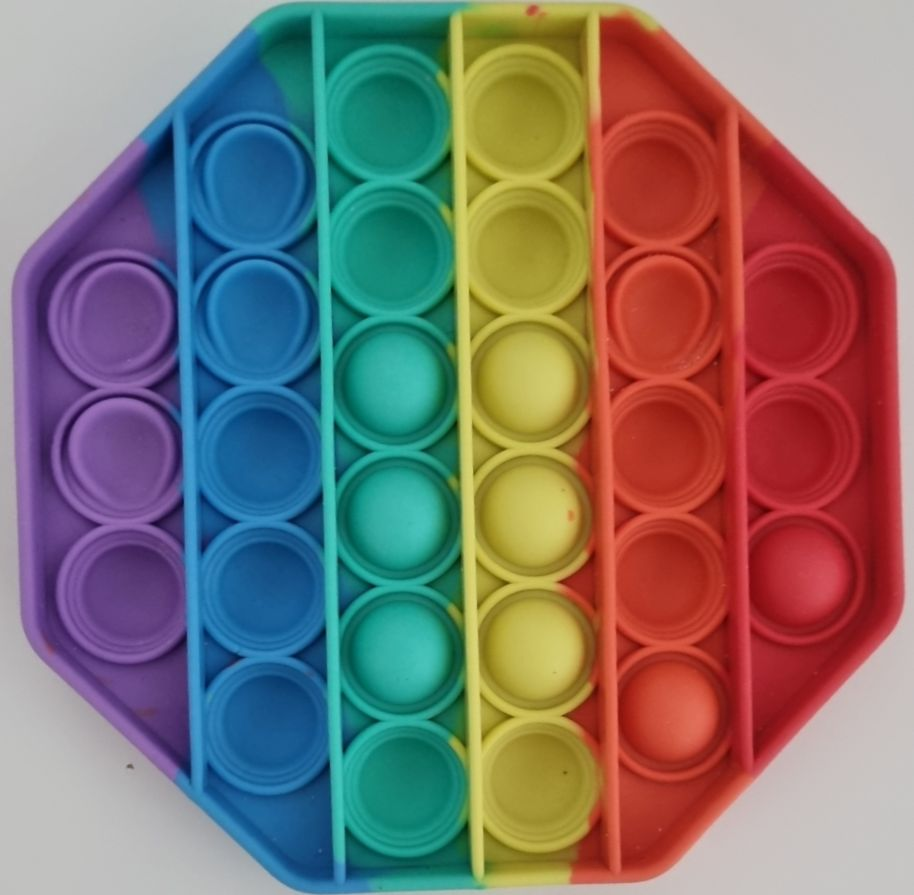
#> input picture pop_resize_013.jpg, 914 x 895 px
$ python real_real_final.py
#> lines starting #> are read from the running program, lines starting #| are printed output that depends on the picture; after the words box and inside, x2 and y2 are one past the last pixel; in counts of white or black regions, pixels touching at a corner belong together
# -*- coding: utf-8 -*-
"""
Created on Fri Nov 26 03:18:30 2021

@author: Coding
"""
#========================================Library import========
import cv2 # opencv import
import numpy as np # numpy import
#========================================Library import========

# 이미지 열기
filename = "pop_resize_013.jpg" # 입력 이미지 파일명을 적으세요.

#========================================create List data======
prediction = [0]*28 # 각 푸시팝의 상태를 데이터 리스트로 저장
data=[] # 흰색 픽셀 데이터 리스트 생성
#========================================create List data======

#========================================load image============
first = cv2.imread(filename, cv2.IMREAD_COLOR)
#> first is the input picture: shape (895, 914, 3); mean B, G, R 111.9, 115.9, 126.4
img = cv2.resize(first, dsize=(800, 800), interpolation=cv2.INTER_AREA)
first_copy = img.copy()
hsv = cv2.cvtColor(first_copy, cv2.COLOR_BGR2HSV)
#> hsv: shape (800, 800, 3); mean H, S, V 73.1, 150.4, 164.3
#===== 이미지 회전 =============================================
Degree=0
while True:
    if (hsv[0,0,0]>115 and hsv[0,0,0]<150):
        break
    height, width, channel = img.shape
    matrix = cv2.getRotationMatrix2D((width/2, height/2), 45*Degree, 1)
    Warp = cv2.warpAffine(first_copy, matrix, (width, height))         #돌린사진
    Crop = Warp[5:130 , 250:550]
    resize = cv2.resize(Crop, (1,1))
    hsv = cv2.cvtColor(resize, cv2.COLOR_BGR2HSV)
    Degree+=1
#> this loop made 8 passes
#> (resize, hsv) on passes 1 to 7: ([[97, 198, 199]], [[30, 131, 199]]), ([[35, 49, 181]], [[3, 206, 181]]), ([[39, 33, 165]], [[179, 204, 165]]), ([[21, 22, 120]], [[0, 210, 120]]), ([[105, 143, 43]], [[79, 178, 143]]), ([[141, 85, 63]], [[112, 141, 141]]), ([[177, 104, 146]], [[137, 105, 177]])
#> pass 1, `Crop = Warp[5:130 , 250:550]`:
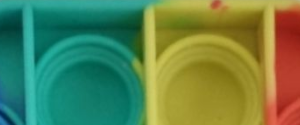
#> Crop: shape (125, 300, 3); mean B, G, R 78.6, 130.1, 94.7
#> after the loop, Degree = 7
#================== 이미지 선명도 증가 함수===========
def img_Contrast(Warp):
    lab = cv2.cvtColor(Warp, cv2.COLOR_BGR2LAB)
#> lab: shape (800, 800, 3); mean of channels 0, 1, 2 133.3, 137.2, 135.9
    l, a, b = cv2.split(lab)
    clahe = cv2.createCLAHE(clipLimit=3.0, tileGridSize=(9, 9))
    cl = clahe.apply(l)
    limg = cv2.merge((cl, a, b))
#> limg: shape (800, 800, 3); mean of channels 0, 1, 2 138.2, 137.2, 135.9
    final = cv2.cvtColor(limg, cv2.COLOR_LAB2BGR)
    return final
img_vis = img_Contrast(Warp)
#=====================================================

#=========================================이미지 가공파트==========
img_gray = cv2.cvtColor(img_vis, cv2.COLOR_BGR2GRAY) # 이미지 그레이스케일

img_stratched = cv2.normalize(img_gray, None, 0, 255, cv2.NORM_MINMAX) # 히스토그램 스트레칭은 NORM_MINMAX

clahe = cv2.createCLAHE(clipLimit=2.0, tileGridSize=(8,8))
img2 = clahe.apply(img_stratched)
#========================TOPHAT filter를 통해서 밝은 부분을 강조======
kernel1 = cv2.getStructuringElement(cv2.MORPH_RECT, (85,85))
tophat = cv2.morphologyEx(img2, cv2.MORPH_TOPHAT, kernel1)
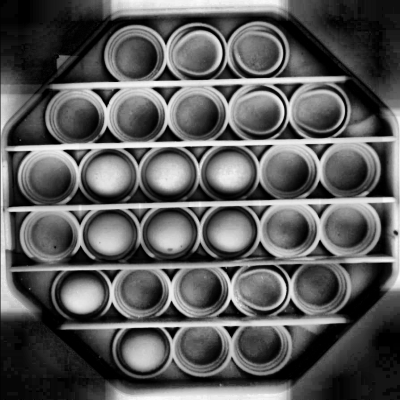
#> tophat: shape (800, 800) (shown at 1/2 size); min 0, max 253, mean 90.5
#====================================================================

img_binary = cv2.adaptiveThreshold(img_gray,255,cv2.ADAPTIVE_THRESH_GAUSSIAN_C,cv2.THRESH_BINARY,15,3)
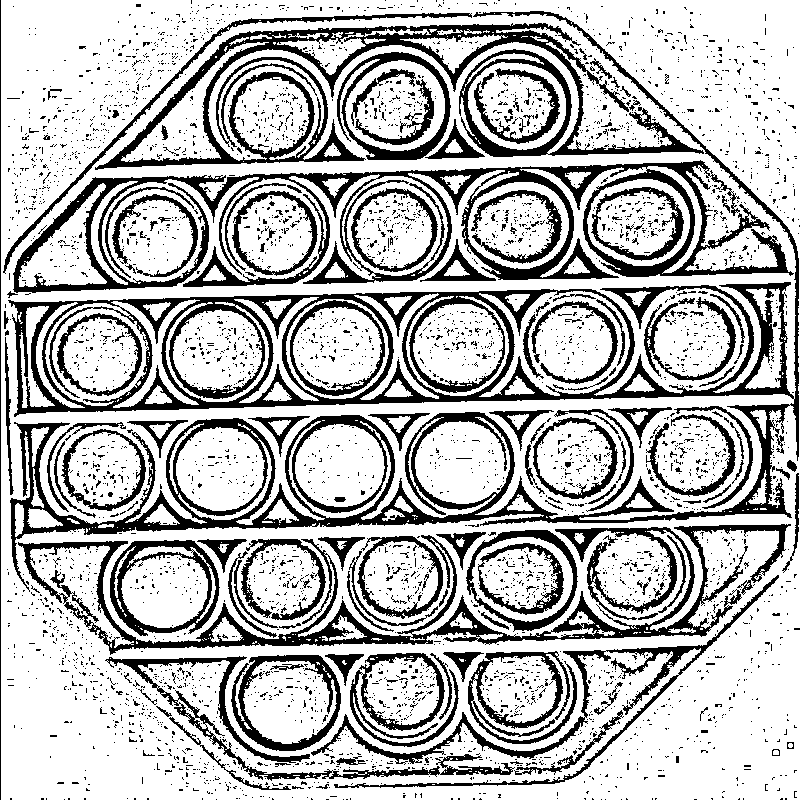
#> img_binary: shape (800, 800); 72.4% white; 4159 black regions (3982 under 20 px), largest, box (x1, y1, x2, y2) and area: (8, 11, 799, 592) 44130, (13, 160, 794, 293) 20839, (95, 23, 704, 170) 16650


#===== Mopolgy2 =============================================
# 모폴로지 연산(침식 or 팽창)
kernel_size_row = 3 # 이 값이 커질수록 침식 또는 팽창 효과가 강해집니다 (기본값 : 3)
kernel_size_col = 3 # 이 값이 커질수록 침식 또는 팽창 효과가 강해집니다 (기본값 : 3)

kernel = np.ones((kernel_size_row, kernel_size_col), np.uint8)

erosion_image = cv2.erode(img_binary, kernel, iterations=1)  # 침식연산이 적용된 이미지
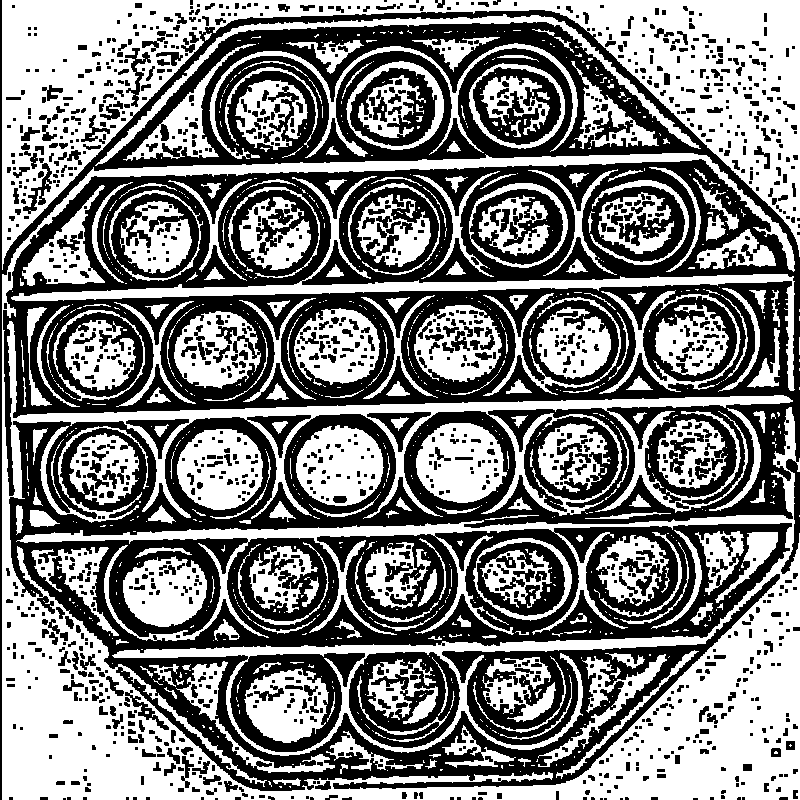
#> erosion_image: shape (800, 800); 50.1% white; 1415 black regions (799 under 20 px), largest, box (x1, y1, x2, y2) and area: (0, 0, 800, 800) 258432, (349, 652, 460, 748) 5778, (473, 67, 561, 145) 3165
                                                           # iterations를 2 이상으로 설정하면 반복
dilation_image = cv2.dilate(img_binary, kernel, iterations=1)  # 팽창연산이 적용된 이미지
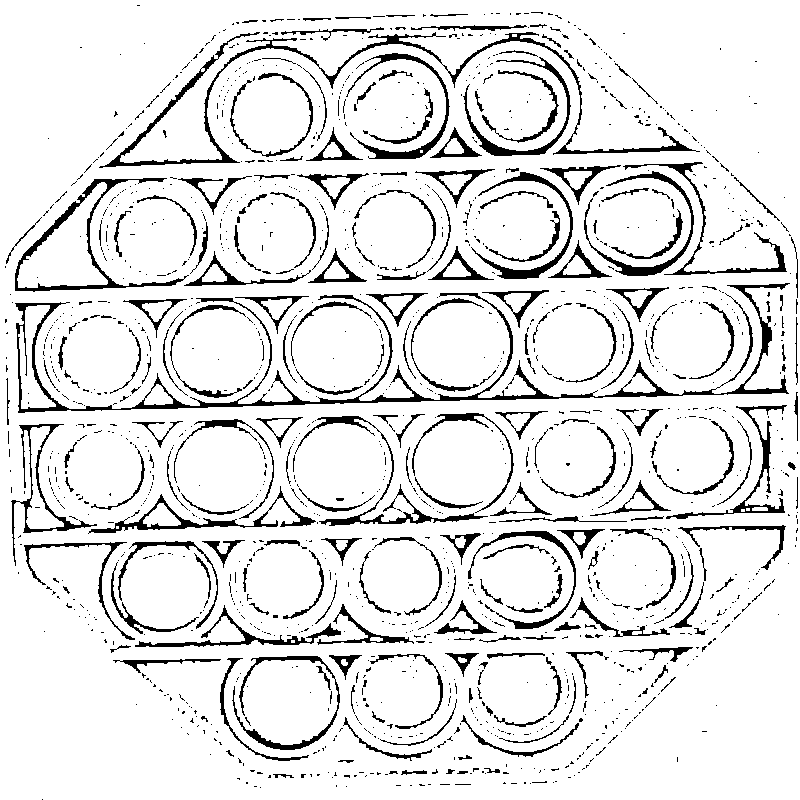
#> dilation_image: shape (800, 800); 89.6% white; 1500 black regions (1262 under 20 px), largest, box (x1, y1, x2, y2) and area: (15, 283, 790, 413) 6606, (99, 32, 700, 168) 4067, (15, 178, 189, 292) 1906
                                                             # iterations를 2 이상으로 설정하면 반복 적용됨
#==========================================================

denoise3 = cv2.medianBlur(erosion_image, 1) # medianBlur를 통해서 이미지의 노이즈를 제거

#=========================================이미지 가공파트==========

circles = cv2.HoughCircles(denoise3, cv2.HOUGH_GRADIENT, 2, 90, param1 = 200, param2 =85, minRadius = 44, maxRadius = 63)
#> circles = 28 rows, first 8: [515, 105, 57.4], [271, 111, 57.4], [283, 697, 57.4], [515, 225, 59.6], [89, 353, 53], [395, 105, 59.6], [521, 575, 57.4], [701, 455, 53]
circles = np.uint16(np.around(circles))
#> circles = 28 rows, first 8: [515, 105, 57], [271, 111, 57], [283, 697, 57], [515, 225, 60], [89, 353, 53], [395, 105, 60], [521, 575, 57], [701, 455, 53]
for i in circles[0]:
    #x,y는 원의 중심값
    x = i[0].item() # 원 중심의 x좌표
    y = i[1].item() # 원 중심의 y좌표
    img_circle = cv2.circle(img_vis, (x,y), 50, (255, 255, 255), 2) # 원을 그림
    img_crop = tophat[y-25:y+25,x-25:x+25] # 이미지 크롭
    pix_sum = np.sum(img_crop) # 픽셀값을 모두 더하기
    pix_sum_cnt = int((pix_sum/255)) # 이미지에서 흰색 픽셀의 개수에 해당
    data.append(pix_sum_cnt) # 픽셀수를 다 더해서 data 리스트에 하나씩 담음
    if 850<=pix_sum_cnt<1600: # 불량의 경우
#=====================================조건문에 맞춰서 text를 중심에 넣고 state변수에 각 푸시팝의 state를 추가====
        cv2.putText(img_vis, 'error', (x-20,y), cv2.FONT_HERSHEY_SIMPLEX, 0.5, (0,0,255), 3)
        if 200 > y:
            if 200 < x < 300:
                prediction[0] = 3
            if 300 < x < 450:
                prediction[1] = 3
            if 450 < x:
                prediction[2] = 3
        if 200 < y < 300:
            if 200 > x:
                prediction[3] = 3
            if 200 < x < 300:
                prediction[4] = 3
            if 300 < x < 500:
                prediction[5] = 3
            if 500 < x < 600:
                prediction[6] = 3
            if 600 < x:
                prediction[7] = 3
        if 300 < y < 400:
            if 200 > x:
                prediction[8] = 3
            if 200 < x < 300:
                prediction[9] = 3
            if 300 < x < 400:
                prediction[10] = 3
            if 400 < x < 500:
                prediction[11] = 3
            if 500 < x < 600:
                prediction[12] = 3
            if 600 < x :
                prediction[13] = 3
        if 400 < y < 500:
            if 200 > x:
                prediction[14] = 3
            if 200 < x < 300:
                prediction[15] = 3
            if 300 < x < 400:
                prediction[16] = 3
            if 400 < x < 500:
                prediction[17] = 3
            if 500 < x < 600:
                prediction[18] = 3
            if 600 < x :
                prediction[19] = 3
        if 500 < y < 650:
            if 200 > x:
                prediction[20] = 3
            if 200 < x < 300:
                prediction[21] = 3
            if 300 < x < 500:
                prediction[22] = 3
            if 500 < x < 600:
                prediction[23] = 3
            if 600 < x:
                prediction[24] = 3
        if 650 < y :
            if 200 < x < 300:
                prediction[25] = 3
            if 300 < x < 450:
                prediction[26] = 3
            if 450 < x:
                prediction[27] = 3
    elif 850>pix_sum_cnt:   # 눌림의 경우
        cv2.putText(img_vis, 'normal', (x-20,y), cv2.FONT_HERSHEY_SIMPLEX, 0.5, (255,0,0), 3)
        if 200 > y:
            if 200 < x < 300:
                prediction[0] = 2
            if 300 < x < 450:
                prediction[1] = 2
            if 450 < x:
                prediction[2] = 2
        if 200 < y < 300:
            if 200 > x:
                prediction[3] = 2
            if 200 < x < 300:
                prediction[4] = 2
            if 300 < x < 500:
                prediction[5] = 2
            if 500 < x < 600:
                prediction[6] = 2
            if 600 < x:
                prediction[7] = 2
        if 300 < y < 400:
            if 200 > x:
                prediction[8] = 2
            if 200 < x < 300:
                prediction[9] = 2
            if 300 < x < 400:
                prediction[10] = 2
            if 400 < x < 500:
                prediction[11] = 2
            if 500 < x < 600:
                prediction[12] = 2
            if 600 < x :
                prediction[13] = 2
        if 400 < y < 500:
            if 200 > x:
                prediction[14] = 2
            if 200 < x < 300:
                prediction[15] = 2
            if 300 < x < 400:
                prediction[16] = 2
            if 400 < x < 500:
                prediction[17] = 2
            if 500 < x < 600:
                prediction[18] = 2
            if 600 < x :
                prediction[19] = 2
        if 500 < y < 650:
            if 200 > x:
                prediction[20] = 2
            if 200 < x < 300:
                prediction[21] = 2
            if 300 < x < 500:
                prediction[22] = 2
            if 500 < x < 600:
                prediction[23] = 2
            if 600 < x:
                prediction[24] = 2
        if 650 < y :
            if 200 < x < 300:
                prediction[25] = 2
            if 300 < x < 450:
                prediction[26] = 2
            if 450 < x:
                prediction[27] = 2
    elif 1600<pix_sum_cnt:  # 볼록의 경우
        cv2.putText(img_vis, 'normal', (x-20,y), cv2.FONT_HERSHEY_SIMPLEX, 0.5, (255,0,0), 3)
        if 200 > y :
            if 200 < x < 300:
                prediction[0] = 1
            if 300 < x < 450:
                prediction[1] = 1
            if 450 < x:
                prediction[2] = 1
        if 200 < y < 300:
            if 200 > x:
                prediction[3] = 1
            if 200 < x < 300:
                prediction[4] = 1
            if 300 < x < 500:
                prediction[5] = 1
            if 500 < x < 600:
                prediction[6] = 1
            if 600 < x:
                prediction[7] = 1
        if 300 < y < 400:
            if 200 > x:
                prediction[8] = 1
            if 200 < x < 300:
                prediction[9] = 1
            if 300 < x < 400:
                prediction[10] = 1
            if 400 < x < 500:
                prediction[11] = 1
            if 500 < x < 600:
                prediction[12] = 1
            if 600 < x :
                prediction[13] = 1
        if 400 < y < 500:
            if 200 > x:
                prediction[14] = 1
            if 200 < x < 300:
                prediction[15] = 1
            if 300 < x < 400:
                prediction[16] = 1
            if 400 < x < 500:
                prediction[17] = 1
            if 500 < x < 600:
                prediction[18] = 1
            if 600 < x :
                prediction[19] = 1
        if 500 < y < 650:
            if 200 > x:
                prediction[20] = 1
            if 200 < x < 300:
                prediction[21] = 1
            if 300 < x < 500:
                prediction[22] = 1
            if 500 < x < 600:
                prediction[23] = 1
            if 600 < x:
                prediction[24] = 1
        if 650 < y :
            if 200 < x < 300:
                prediction[25] = 1
            if 300 < x < 450:
                prediction[26] = 1
            if 450 < x:
                prediction[27] = 1
#> this loop made 28 passes
#> (i, x, y, pix_sum, pix_sum_cnt) on passes 1 to 8: ([515, 105, 57], 515, 105, 260279, 1020), ([271, 111, 57], 271, 111, 194360, 762), ([283, 697, 57], 283, 697, 427728, 1677), ([515, 225, 60], 515, 225, 275269, 1079), ([89, 353, 53], 89, 353, 239494, 939), ([395, 105, 60], 395, 105, 275322, 1079), ([521, 575, 57], 521, 575, 282248, 1106), ([701, 455, 53], 701, 455, 189188, 741)
#> pass 1, `img_crop = tophat[y-25:y+25,x-25:x+25]`:
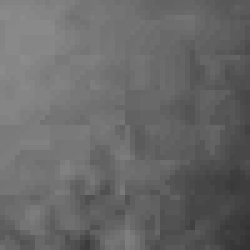
#> img_crop: shape (50, 50) (shown 5 times larger); min 52, max 141, mean 104.1
#> after the loop:
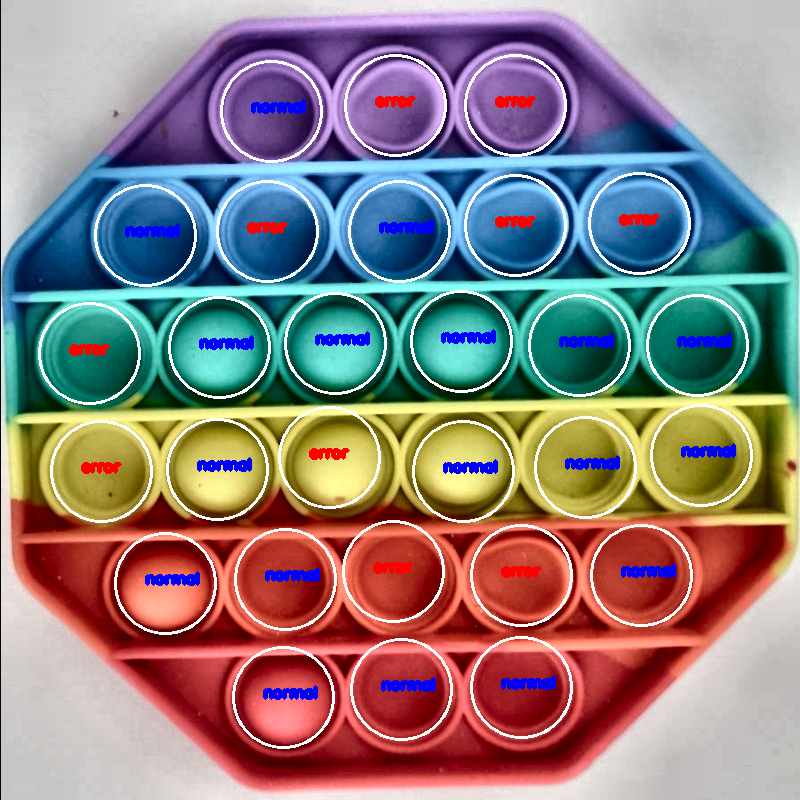
#> img_vis: shape (800, 800, 3); mean B, G, R 126.9, 125.9, 139.8
#> after the loop, data = 28 values, max 2012 at index 8, min 598 at index 9, mean 1116.3; prediction = 28 values, max 3 at index 1, min 1 at index 9, mean 2.11
#=====================================================================
#================================================알고리즘 출력값 확인==
#sor = np.sort(data)
#print(sor)
print(prediction) # prediction 정상적으로 출력되는지 확인
#| [2, 3, 3, 2, 3, 2, 3, 3, 3, 1, 1, 1, 2, 2, 3, 1, 3, 1, 2, 2, 1, 2, 3, 3, 2, 1, 2, 2]
#================================================알고리즘 출력값 확인==

# 예측 결과 txt로 제출(성능평가에 사용, 이 부분은 수정하지 마시오)
txt_name = str( 'answer(' ) + filename + str( ').txt' )
f = open(txt_name, mode='wt', encoding='utf-8')
for i in range(28):
    f.write('%s\n' %str(prediction[i])) # 예측 결과
f.close()

# 시각화 결과 표시(예측 결과 확인용, 이 부분은 수정하지 마시오)
cv2.imshow('visualization', img_vis) # 시각화
cv2.waitKey(0)
cv2.destroyAllWindows()
